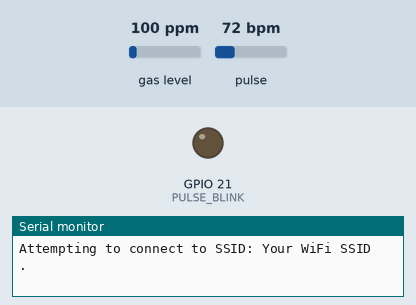
Recording of a sketch running on a simulated ESP32. Parts: output pins drawn as LEDs (lit = HIGH), the last lines printed to the serial monitor. Dashed ring = blinking. Inputs (shaded band) come from the test bench; at power-on: pulse 72 bpm, gas level 100 ppm. WiFi joins after 1.5 s; servers stay silent unless stated.

Above: at 0.1 s.
At 6.2 s:
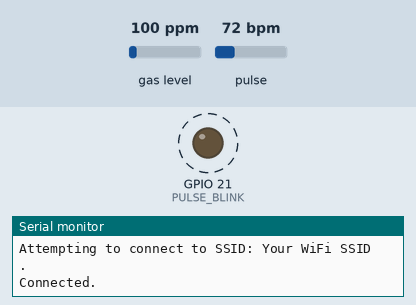
6.3 s: pulse set to 42 bpm
8.8 s: pulse set to 70 bpm
At 9.73 s:
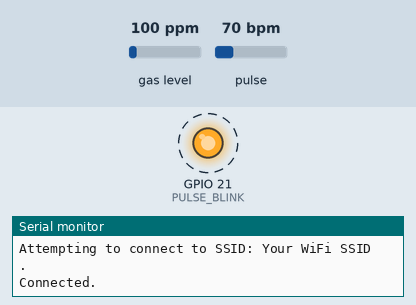
Timing chart, 0 to 17.8 s (numbered marks = the images above; inputs shaded):
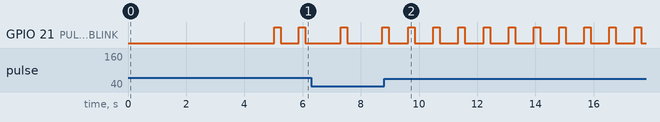

Measured:
- after the input at 8.8 s, GPIO 21 (PULSE_BLINK): alternates HIGH for 0.22 s and LOW for 0.64 s, starting after 0.82 s

The sketch:

capro2.ino
```cpp
#define USE_ARDUINO_INTERRUPTS false
#include <PulseSensorPlayground.h>
#include <WiFi.h>
#include <ThingSpeak.h>
#include <MQUnifiedsensor.h>

const char ssid[] = "Your WiFi SSID";
const char password[] = "Your WiFi Password";
WiFiClient client;

const long CHANNEL = 2405053; // In this field, enter the Channel ID
const char *WRITE_API = "F4T4SRXVIKJBDTG8"; // Enter the Write API key

long prevMillisThingSpeak = 0;
int intervalThingSpeak = 20000; // 20 seconds to send data to the dashboard

const int OUTPUT_TYPE = SERIAL_PLOTTER;
const int PULSE_INPUT = 32;
const int PULSE_BLINK = 21;
const int PULSE_FADE = 5;
const int THRESHOLD = 550;

byte samplesUntilReport;
const byte SAMPLES_PER_SERIAL_SAMPLE = 10;

PulseSensorPlayground pulseSensor;
const int MQ7_SENSOR_PIN = A0;
MQUnifiedsensor MQ7("Arduino", 5.0, 10, MQ7_SENSOR_PIN, "MQ7");

void setup()
{
  Serial.begin(115200);

  // Initialize PulseSensor
  pulseSensor.analogInput(PULSE_INPUT);
  pulseSensor.blinkOnPulse(PULSE_BLINK);
  pulseSensor.fadeOnPulse(PULSE_FADE);
  pulseSensor.setSerial(Serial);
  pulseSensor.setOutputType(OUTPUT_TYPE);
  pulseSensor.setThreshold(THRESHOLD);
  samplesUntilReport = SAMPLES_PER_SERIAL_SAMPLE;

  if (!pulseSensor.begin())
  {
    for (;;)
    {
      digitalWrite(PULSE_BLINK, LOW);
      delay(50);
      digitalWrite(PULSE_BLINK, HIGH);
      delay(50);
    }
  }

  // Initialize MQ7 sensor

//  MQ7.begin();     // Use begin() instead of the previously suggested method

  WiFi.mode(WIFI_STA);
  ThingSpeak.begin(client);

  if (WiFi.status() != WL_CONNECTED)
  {
    Serial.print("Attempting to connect to SSID: ");
    Serial.println(ssid);
    while (WiFi.status() != WL_CONNECTED)
    {
      WiFi.begin(ssid, password);
      Serial.print(".");
      delay(5000);
    }
    Serial.println("\nConnected.");
  }
}

void loop()
{
  if (pulseSensor.sawNewSample())
  {
    if (--samplesUntilReport == (byte)0)
    {
      samplesUntilReport = SAMPLES_PER_SERIAL_SAMPLE;
      pulseSensor.outputSample();
      if (pulseSensor.sawStartOfBeat())
      {
        pulseSensor.outputBeat();
      }
    }
    int myBPM = pulseSensor.getBeatsPerMinute();

    if (myBPM < 100 && myBPM > 50)
    {
      int mq7Value = MQ7.readSensor(); // Use readSensor() instead of readCO()

      if (millis() - prevMillisThingSpeak > intervalThingSpeak)
      {
        ThingSpeak.setField(1, String(myBPM).c_str());
        ThingSpeak.setField(2, String(mq7Value).c_str());

        int x = ThingSpeak.writeFields(CHANNEL, WRITE_API);
        if (x == 200)
        {
          Serial.println("Channel update successful.");
        }
        else
        {
          Serial.println("Problem updating channel. HTTP error code " + String(x));
        }

        prevMillisThingSpeak = millis();
      }
    }
  }
}
```
